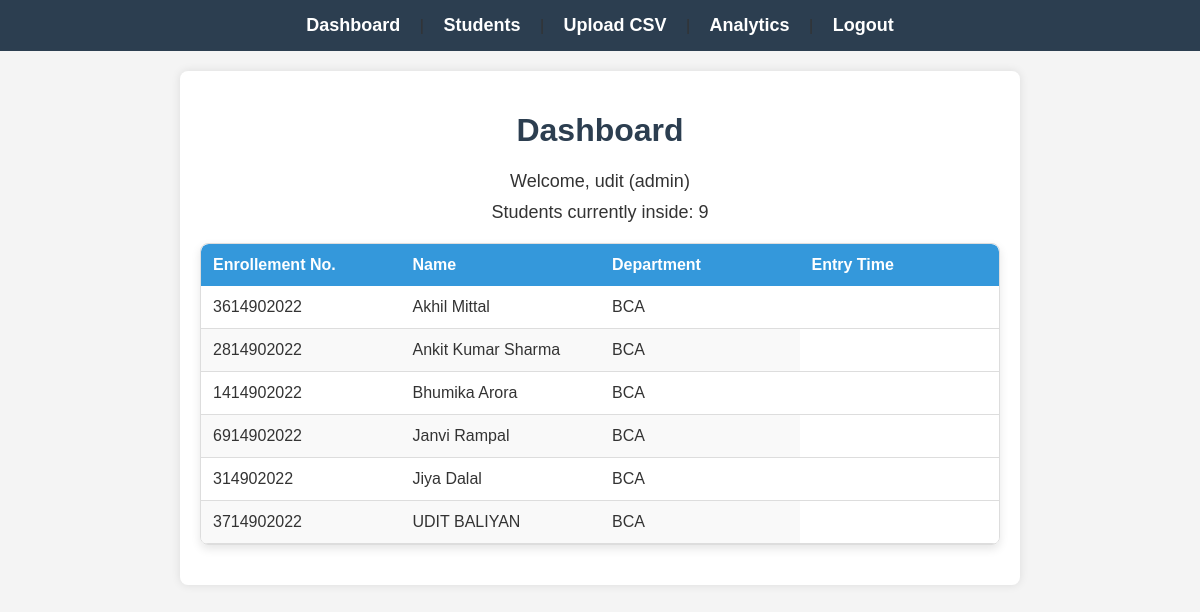
The app's page /dashboard (signed in) with its own data.
### app.py (models this page shows, shortened)
class User(UserMixin, db.Model):
    __tablename__ = 'users'
    user_id = db.Column(db.Integer, primary_key=True)
    username = db.Column(db.String(50), unique=True, nullable=False)
    password_hash = db.Column(db.String(128), nullable=False)
    role = db.Column(db.String(20), nullable=False)

class Student(db.Model):
    __tablename__ = 'students'
    student_id = db.Column(db.Integer, primary_key=True)
    name = db.Column(db.String(100), nullable=False)
    enrollment_number = db.Column(db.String(50), unique=True, nullable=False)
    department = db.Column(db.String(50))
    year = db.Column(db.Integer)
    batch = db.Column(db.String(50), nullable=False)
    section=db.Column(db.String(2), nullable=False)
    semester = db.Column(db.String(50), nullable=False)
    phone_no = db.Column(db.String(20), nullable=False)
    address = db.Column(db.String(200), nullable=False)

### app.py (the view)
@app.route('/dashboard')
@login_required
def dashboard():
    students = get_students_inside()[::-1]
    inside_count = len(students)
    return render_template('app2/dashboard.html', role=current_user.role, inside_count=inside_count, students = students, username=current_user.username)

### app.py (called while the page is built)
def get_students_inside():
    latest_logs = db.session.query(
        Log.student_id,
        func.max(Log.timestamp).label('latest_timestamp')
    ).group_by(Log.student_id).subquery()
    students_inside = db.session.query(Student).join(
        Log, Student.student_id == Log.student_id
    ).join(
        latest_logs,
            (Log.student_id == latest_logs.c.student_id) & (Log.timestamp == latest_logs.c.latest_timestamp)
        ).filter(Log.status == 'entry').all()
    return students_inside

@login_manager.user_loader
def load_user(user_id):
    return db.session.get(User, int(user_id))

### templates/app2/dashboard.html
{% extends "base.html" %}
{% block css %}
<link rel="stylesheet" href="{{ url_for('static', filename='css/dashboard.css') }}">
{% endblock %}
{% block content %}
<h1>Dashboard</h1>
<p>Welcome, {{ username }} ({{ role }})</p>
<p>Students currently inside: {{ inside_count }}</p>
<div class="table-container">
    <table>
        <thead>
            <tr>
                <th>Enrollement No.</th>
                <th>Name</th>
                <th>Department</th>
                <th>Entry Time</th>
            </tr>
        </thead>
        <tbody>
            {% for student in students %}
                <tr>
                    <td>{{student.enrollment_number}}</td>
                    <td>{{student.name}}</td>
                    <td>{{student.department}}</td>
                </tr>
            {% endfor %}
        </tbody>
    </table>
</div>
{% endblock %}

### templates/base.html (shortened to what this page needs)
<!DOCTYPE html>
<html lang="en">
<head>
    <link rel="stylesheet" href="{{ url_for('static', filename='css/style.css') }}">
    {% block css %}{% endblock %}
</head>
<body>
    <header>
        <nav>
            {% if current_user.is_authenticated and current_user.role == 'admin' %}
            <a href="{{ url_for('dashboard') }}">Dashboard</a> |
            <a href="{{ url_for('students') }}">Students</a> |
            <a href="{{ url_for('upload_csv') }}">Upload CSV</a> |
            <a href="{{ url_for('analytics') }}">Analytics</a> |
            {% endif %}
            {% if current_user.is_authenticated %}
                <a href="{{ url_for('logout') }}">Logout</a>
            {% endif %}
        </nav>
    </header>
    <main>
        {% block content %}{% endblock %}
    </main>
</body>
</html>

### static/css/style.css (style rules this page uses)
body { font-family: Arial, sans-serif; margin: 0; padding: 0; background-color: #f4f4f4; color: #333; }
header { background: #2c3e50; padding: 15px 0; text-align: center; }
nav a { color: white; text-decoration: none; margin: 0 15px; font-size: 18px; font-weight: bold; transition: color 0.3s; }
main { padding: 20px; max-width: 100%; margin: 20px auto; background: white; border-radius: 8px; box-shadow: 0 0 10px rgba(0, 0, 0, 0.1); }

### static/css/dashboard.css (style rules this page uses)
main { max-width: 800px; margin: 20px auto; background: white; padding: 20px; border-radius: 8px; box-shadow: 0 0 10px rgba(0, 0, 0, 0.1); text-align: center; }
h1 { color: #2c3e50; }
p { font-size: 18px; margin: 10px 0; }
.table-container { max-width: 100%; margin: 20px auto; border-radius: 8px; overflow: auto; box-shadow: 0 4px 10px rgba(0, 0, 0, 0.1); border: 1px solid #ddd; height: 300px; }
table { width: 100%; border-collapse: collapse; background: white; border-radius: 8px; overflow: hidden; table-layout: fixed; }
thead { background-color: #3498db; color: white; position: sticky; top: 0; z-index: 100; }
thead th { padding: 12px; text-align: left; font-weight: bold; }
tbody tr { border-bottom: 1px solid #ddd; }
tbody tr:nth-child(even) { background-color: #f9f9f9; }
td, th { padding: 12px; text-align: left; word-wrap: break-word; }

### records on screen
User: username "udit", role "admin"
Student: enrollment_number "3614902022", name "Akhil Mittal", department "BCA"
Student: enrollment_number "2814902022", name "Ankit Kumar Sharma", department "BCA"
Student: enrollment_number "1414902022", name "Bhumika Arora", department "BCA"
Student: enrollment_number "6914902022", name "Janvi Rampal", department "BCA"
Student: enrollment_number "314902022", name "Jiya Dalal", department "BCA"
Student: enrollment_number "3714902022", name "UDIT BALIYAN", department "BCA"

### other values on screen
{{ inside_count }} "9"
